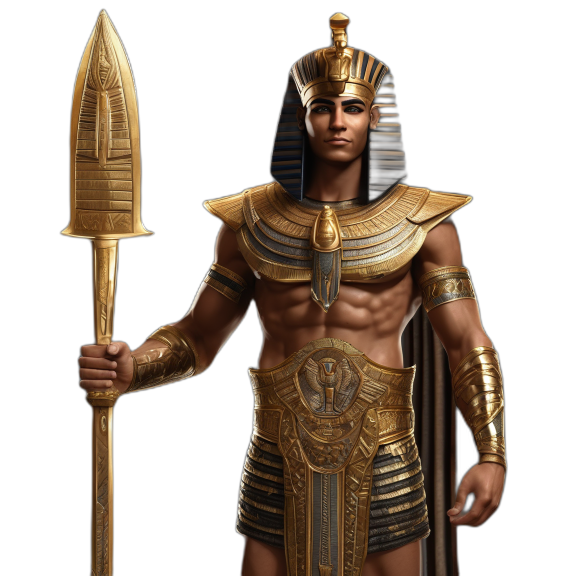
#> input picture assets/test_player.png, 1152 x 1152 px (shown at 1/2 size); its folder holds only this picture in this run
$ python asset_processor.py papyrus ../../assets out
#> lines starting #> are read from the running program, lines starting #| are printed output that depends on the picture
"""
Asset Processing Tool

Processes and optimizes game assets including adding papyrus overlays,
batch resizing, format conversion, and optimization for game use.

Key Features:
- Papyrus texture overlay application
- Batch image processing
- Format conversion and optimization
- Asset organization and naming
"""

from PIL import Image, ImageEnhance, ImageFilter
from pathlib import Path
from typing import List, Optional, Tuple, Union
import logging
import concurrent.futures
import json


class AssetProcessor:
    """
    Asset processing and optimization tool.

    Handles post-processing of AI-generated artwork and
    other game assets for optimal game performance.
    """

    def __init__(self):
        self.logger = logging.getLogger(__name__)

    def add_papyrus_overlay(self, input_path: Path, output_path: Path,
                           overlay_path: Optional[Path] = None,
                           opacity: float = 0.6) -> bool:
        """Add papyrus texture overlay to an image."""
        try:
            # Load the main image
            with Image.open(input_path) as main_image:
                main_image = main_image.convert('RGBA')

                # Create or load papyrus overlay
                if overlay_path and overlay_path.exists():
                    with Image.open(overlay_path) as overlay:
                        overlay = overlay.convert('RGBA')
                else:
                    # Generate a simple papyrus-like texture
                    overlay = self._generate_papyrus_texture(main_image.size)

                # Resize overlay to match main image
                if overlay.size != main_image.size:
                    overlay = overlay.resize(main_image.size, Image.Resampling.LANCZOS)

                # Apply opacity to overlay
                overlay_with_alpha = Image.new('RGBA', overlay.size)
                for x in range(overlay.width):
                    for y in range(overlay.height):
                        r, g, b, a = overlay.getpixel((x, y))
                        new_alpha = int(a * opacity)
                        overlay_with_alpha.putpixel((x, y), (r, g, b, new_alpha))

                # Composite the images
                result = Image.alpha_composite(main_image, overlay_with_alpha)

                # Save the result
                output_path.parent.mkdir(parents=True, exist_ok=True)
                result.save(output_path, 'PNG', optimize=True)

                self.logger.info(f"Added papyrus overlay to {input_path.name}")
                return True

        except Exception as e:
            self.logger.error(f"Error adding papyrus overlay to {input_path}: {e}")
            return False

    def _generate_papyrus_texture(self, size: Tuple[int, int]) -> Image.Image:
        """Generate a simple papyrus-like texture."""
        # Create a base beige/tan color
        texture = Image.new('RGBA', size, (240, 230, 200, 180))

        # Add some noise and variation
        # This is a simplified version - a real implementation would
        # use more sophisticated texture generation
        return texture

    def batch_process_papyrus(self, input_dir: Path, output_dir: Path,
                             overlay_path: Optional[Path] = None,
                             opacity: float = 0.6,
                             max_workers: int = 4) -> List[Path]:
        """Batch apply papyrus overlay to all images in a directory."""
#> called with opacity = 0.6, max_workers = 4
        input_files = []
        for ext in ['*.png', '*.jpg', '*.jpeg']:
            input_files.extend(input_dir.glob(ext))

        if not input_files:
            self.logger.warning(f"No images found in {input_dir}")
            return []

        output_dir.mkdir(parents=True, exist_ok=True)
        processed_files = []

        with concurrent.futures.ThreadPoolExecutor(max_workers=max_workers) as executor:
            futures = []

            for input_file in input_files:
                output_file = output_dir / f"{input_file.stem}_papyrus.png"
                future = executor.submit(
                    self.add_papyrus_overlay,
                    input_file, output_file, overlay_path, opacity
                )
                futures.append((future, output_file))
#> this loop made 1 pass
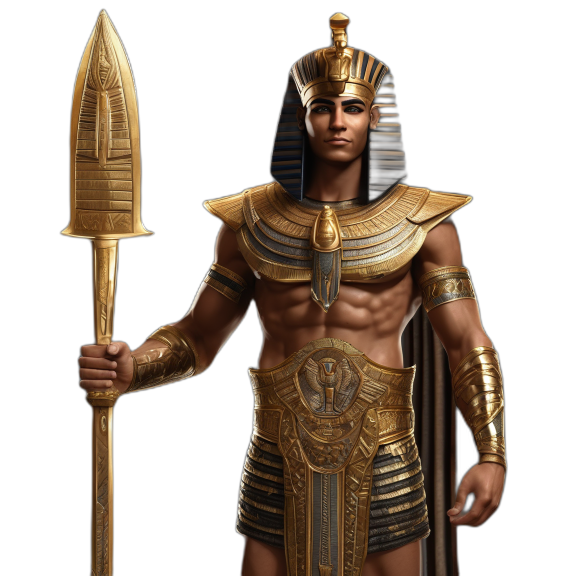
#> input picture assets/test_player.png, 1152 x 1152 px (shown at 1/2 size)
#> pass 1, in _generate_papyrus_texture, `texture = Image.new('RGBA', size, (240, 230, 200, 180))`:
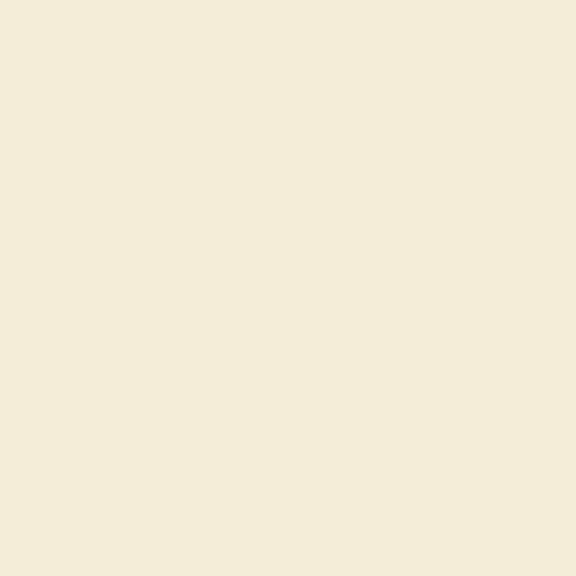
#> texture: PIL image 1152x1152 RGBA (shown at 1/2 size); mean R, G, B, A 240, 230, 200, 180; transparent parts drawn white
#> pass 1, in add_papyrus_overlay, `result = Image.alpha_composite(main_image, overlay_with_alpha)`:
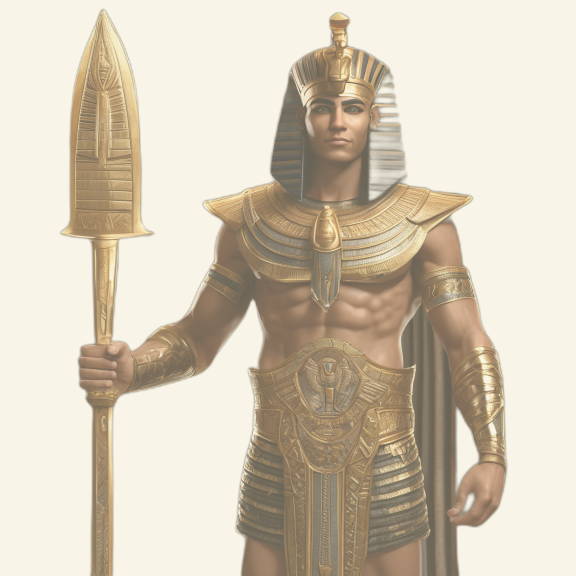
#> result: PIL image 1152x1152 RGBA (shown at 1/2 size); mean R, G, B, A 206.3, 191.9, 163, 168.1; transparent parts drawn white

            for future, output_file in futures:
                try:
                    if future.result():
                        processed_files.append(output_file)
                except Exception as e:
                    self.logger.error(f"Error in batch papyrus processing: {e}")

        self.logger.info(f"Applied papyrus overlay to {len(processed_files)} images")
        return processed_files

    # [160 lines left out: functions resize_for_game, create_card_frames, optimize_assets, create_asset_manifest, not called in this run]


# CLI interface for asset processing
if __name__ == "__main__":
    import argparse

    parser = argparse.ArgumentParser(description="Process assets for Sands of Duat")
    parser.add_argument("command", choices=["papyrus", "resize", "cards", "optimize", "manifest"])
    parser.add_argument("input", type=Path, help="Input directory")
    parser.add_argument("output", type=Path, help="Output directory or file")
    parser.add_argument("--opacity", type=float, default=0.6, help="Papyrus overlay opacity")
    parser.add_argument("--size", nargs=2, type=int, default=[512, 512], help="Target size for resize")
    parser.add_argument("--quality", type=int, default=85, help="Quality for optimization")
    parser.add_argument("--workers", type=int, default=4, help="Number of parallel workers")

    args = parser.parse_args()

    processor = AssetProcessor()

    if args.command == "papyrus":
        processor.batch_process_papyrus(args.input, args.output, opacity=args.opacity, max_workers=args.workers)

    elif args.command == "resize":
        if args.input.is_file():
            processor.resize_for_game(args.input, args.output, tuple(args.size))
        else:
            for img_file in args.input.glob("*.png"):
                output_file = args.output / f"{img_file.stem}_resized.png"
                processor.resize_for_game(img_file, output_file, tuple(args.size))

    elif args.command == "cards":
        processor.create_card_frames(args.input, args.output, tuple(args.size))

    elif args.command == "optimize":
        processor.optimize_assets(args.input, args.output, args.quality, tuple(args.size) if args.size != [512, 512] else None)

    elif args.command == "manifest":
        processor.create_asset_manifest(args.input, args.output)
